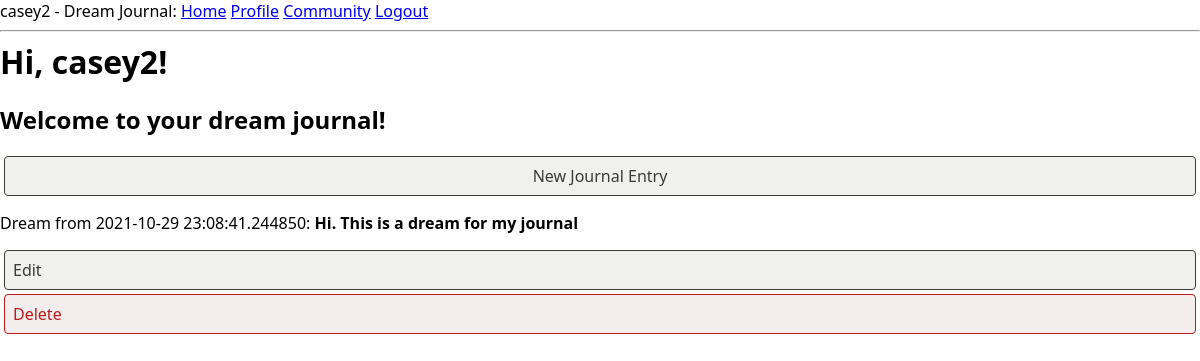
Page /index (signed in) on the earlier database version.
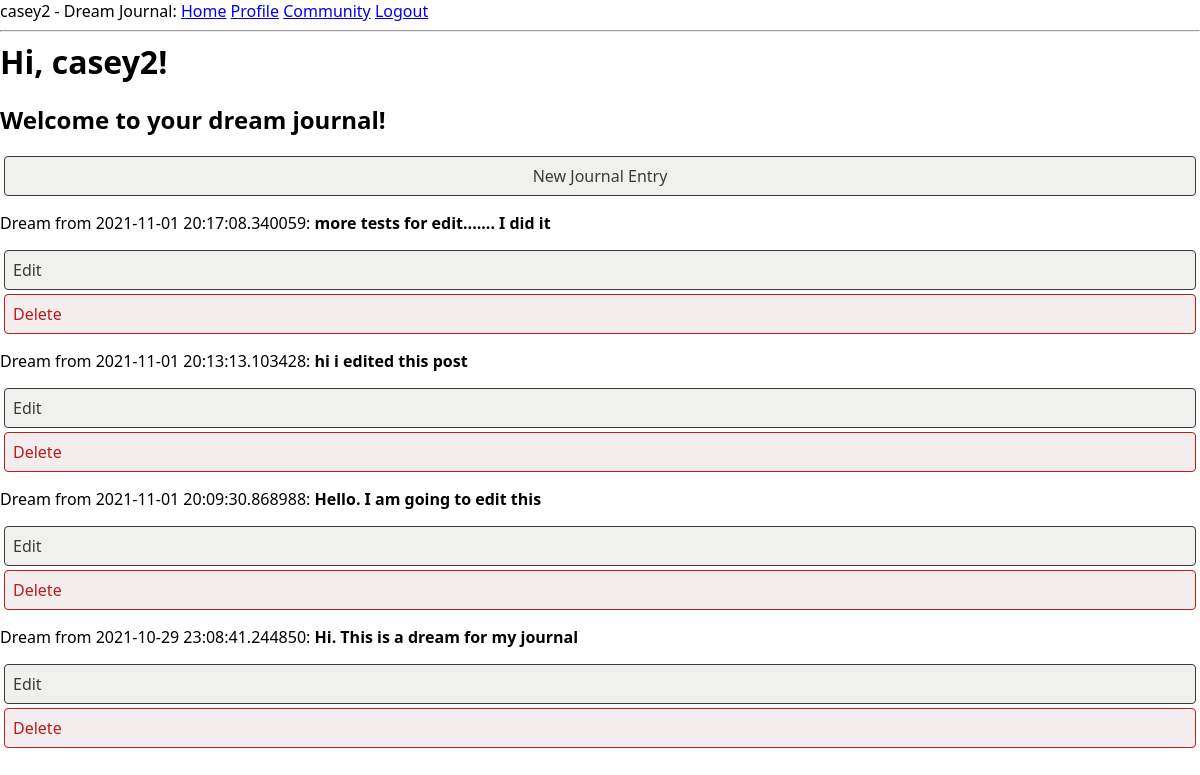
Same page on the later database version.
### app/models.py (models this page shows, shortened)
class User(UserMixin, db.Model):
    id = db.Column(db.Integer, primary_key=True)
    username = db.Column(db.String(64), index=True, unique=True)
    about_me = db.Column(db.String(140))
    email = db.Column(db.String(120), index=True, unique=True)
    password_hash = db.Column(db.String(128))
    posts = db.relationship('Post', backref='author', lazy='dynamic')

class Post(db.Model):
    id = db.Column(db.Integer, primary_key=True)
    body = db.Column(db.String(140))
    timestamp = db.Column(db.DateTime, index=True, default=datetime.utcnow)
    user_id = db.Column(db.Integer, db.ForeignKey('user.id'))

### app/routes.py (the view)
@app.route('/')
@app.route('/index')
@login_required
def index():
    posts = current_user.posts.all()
    return render_template("index.html", title='Home Page', posts=posts)

### app/models.py (called while the page is built)
@login.user_loader
def load_user(id):
    return User.query.get(int(id))

### app/templates/index.html
{% extends "base.html" %}
{% block content %}
    <h1>Hi, {{ current_user.username }}!</h1>
    <h2>Welcome to your dream journal!</h2>
    <a class="action new-note" href="{{ url_for('new_entry') }}">New Journal Entry</a>
    {% for post in posts | reverse %}
    <div><p>Dream from {{ post.timestamp }}: <b>{{ post.body }}</b></p></div>
    <a class="action edit-note" href="{{ url_for('edit_entry', id = post.id) }}">Edit</a>
	<a class="action delete-note" href="{{ url_for('delete_entry', id = post.id) }}">Delete</a>
    {% endfor %}
{% endblock %}

### app/templates/base.html (shortened to what this page needs)
<html>
    <head>
        <link rel="stylesheet" href="{{ url_for('static', filename='style.css') }}">
    </head>
    <body>
        <div>
            {% if current_user.is_anonymous %}
            Dream Journal:
            <a href="{{ url_for('index') }}">Home</a>
            <a href="{{ url_for('login') }}">Login</a>
            {% else %}
            {{ current_user.username }} - Dream Journal:
            <a href="{{ url_for('index') }}">Home</a>
            <a href="{{ url_for('profile_page', id = current_user.id) }}">Profile</a>
            <a href="{{ url_for('community_page') }}">Community</a>
            <a href="{{ url_for('logout') }}">Logout</a>
            {% endif %}
        </div>
        <hr>
        {% block content %}{% endblock %}
    </body>
</html>

### app/static/style.css (style rules this page uses)
* { box-sizing: border-box; }
html, body { margin: initial; padding: initial; font-family: system-ui, -apple-system, sans-serif; }
:root { --note-color-bg: hsla(49, 100%, 80%, 1); --ui-border-color: hsla(0, 0%, 40%, 1); --ui-action-new-fg: hsla(202, 86%, 30%, 1); --ui-action-new-bg: hsla(202, 29%, 94%, 1); --ui-action-neutral-fg: hsla(60, 5%, 22%, 1); --ui-action-neutral-bg: hsla(60, 5%, 94%, 1); --ui-action-warning-fg: hsla(0, 75%, 42%, 1); --ui-action-warning-bg: hsla(0, 20%, 94%, 1); }
a.action, button.action { border-radius: 0.25rem; border: 1px solid currentColor; display: block; font-size: 1rem; margin: 0.25rem; padding: 0.5rem; text-decoration: none; }
h1 { margin: 0; flex: 1 0 auto; }
.action.new-note { background-color: var(--ui-action-new-bg); color: var(--ui-action-new-fg); }
.action.new-note { background-color: var(--ui-action-neutral-bg); color: var(--ui-action-neutral-fg); text-align: center; }
.action.edit-note { background-color: var(--ui-action-neutral-bg); color: var(--ui-action-neutral-fg); }
.action.delete-note { background-color: var(--ui-action-warning-bg); color: var(--ui-action-warning-fg); }

Differences in the rows shown:
added Post: timestamp "2021-11-01 20:17:08.340059", body "more tests for edit....... I did it"
added Post: timestamp "2021-11-01 20:13:13.103428", body "hi i edited this post"
added Post: timestamp "2021-11-01 20:09:30.868988", body "Hello. I am going to edit this"
